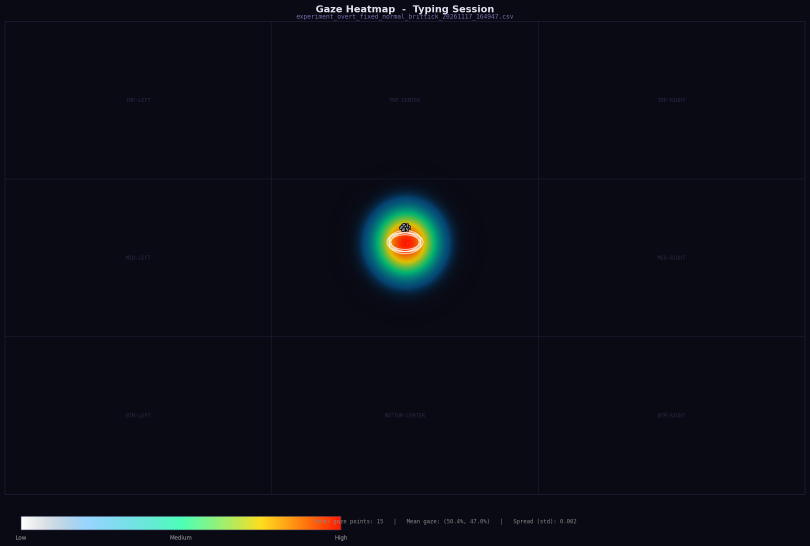
#> input picture heatmaps/experiment_overt_fixed_normal_brittick_20261117_164947_heatmap.png, 2430 x 1638 px (shown at 1/3 size)
$ python -i neo_ui.py   (imports and definitions only)
#> lines starting #> are read from the running program, lines starting #| are printed output that depends on the picture; after the words box and inside, x2 and y2 are one past the last pixel; in counts of white or black regions, pixels touching at a corner belong together
### theme.py
"""
theme.py  --  eye-comfort colour themes for the tkinter interface.

Only the *interface* windows (launcher, experiment, notepad, emergency,
keyboard accuracy) use this.  The OpenCV camera window is NOT affected.

HOW TO USE
    from theme import T
    bg = T("#FFFFFF")      # -> themed colour for the current mode

SWITCH  (change THEME_MODE below, nothing else needs editing)
    "pearl"   : NEW default.  Soft light palette - pearl / ice-blue surfaces with
                gentle pastel accents (periwinkle, lavender, mint, peach).
                Made for the neumorphic + glass look.
    "dusk"    : dark, warm, low-glare palette.  Best for LONG test sessions
                (no large bright surface, no pure white, no blue light).
    "warm"    : the previous cream / sand light theme.
    "classic" : the original cool white colours.
"""

THEME_MODE = "pearl"           # "pearl" | "dusk" | "warm" | "classic"
WARM_THEME = THEME_MODE != "classic"   # kept for backward compatibility

# ----------------------------------------------------------------------------
#  DUSK  -  dark warm palette (text/background contrast about 9:1, never 21:1)
# ----------------------------------------------------------------------------
_DUSK = {
    # surfaces
    "#FFFFFF": "#26211B",   # surface / experiment background
    "#F8FAFC": "#1E1A15",   # page background
    "#F5F6F8": "#1E1A15",   # launcher / keyboard background
    "#F1F5F9": "#2B251E",
    "#EFEFEF": "#3A3228",   # button hover
    "#E5E7EB": "#3A3228",   # separators / bars
    "#E2E8F0": "#4A4034",   # borders
    "#DDE1E7": "#4A4034",
    "#CBD5E1": "#5A4E40",
    "#BFDBFE": "#5C4630",   # selection highlight
    # text
    "#1A1D23": "#E9DDC6",   # main text -> soft cream (not pure white)
    "#0F172A": "#E9DDC6",
    "#475569": "#B7A88E",
    "#6B7280": "#A89A82",   # muted text
    "#64748B": "#A89A82",
    "#000000": "#E9DDC6",   # fixation cross
    # key / button fills (previously dark slate / navy)
    "#334155": "#4A4034",   # control keys
    "#1E3A8A": "#5A4630",   # numpad keys
    # accents (lighter so they read on a dark background)
    "#2563EB": "#E0A458",   # blue accent   -> amber
    "#3B82F6": "#E8B675",
    "#1D4ED8": "#C98A3D",
    "#7C3AED": "#C79AB8",   # purple        -> dusty mauve
    "#16A34A": "#9DBF7A",   # green         -> sage
    "#15803D": "#85A866",
    "#D97706": "#E0A458",   # amber
    "#EA580C": "#E0905A",
    "#C2410C": "#C97A45",
    "#DC2626": "#E8806A",   # danger        -> soft coral
    "#B91C1C": "#D4705C",
}

# ----------------------------------------------------------------------------
#  PEARL  -  soft light palette (cool pearl surfaces, pastel accents)
#  Surfaces are kept slightly off-white so neumorphic highlights/shadows show.
# ----------------------------------------------------------------------------
_PEARL = {
    # surfaces
    "#FFFFFF": "#F2F5FB",   # surface / experiment background
    "#F8FAFC": "#E8ECF5",   # page background
    "#F5F6F8": "#E6EAF3",   # launcher / keyboard background
    "#F1F5F9": "#DFE5F1",
    "#EFEFEF": "#D9E0EE",   # button hover
    "#E5E7EB": "#D3DBEA",   # separators / bars
    "#E2E8F0": "#C9D2E4",   # borders
    "#DDE1E7": "#C9D2E4",
    "#CBD5E1": "#B8C4DB",
    "#BFDBFE": "#C6D7F8",   # selection highlight
    # text
    "#1A1D23": "#283152",   # main text -> deep indigo-slate (soft, not black)
    "#0F172A": "#283152",
    "#475569": "#59647F",
    "#6B7280": "#6C7692",   # muted text
    "#64748B": "#7882A0",
    "#000000": "#232A48",   # fixation cross
    # key / button fills
    "#334155": "#5F6F9A",   # control keys (white text on top)
    "#1E3A8A": "#5262A8",   # numpad keys
    # accents (pastel, but dark enough to read as text on the light surface)
    "#2563EB": "#4A63D8",   # blue accent   -> periwinkle blue
    "#3B82F6": "#6D8CF0",
    "#1D4ED8": "#3A4DB5",
    "#7C3AED": "#8D70DA",   # purple        -> soft lavender
    "#16A34A": "#3FA58A",   # green         -> mint teal
    "#15803D": "#2E8870",
    "#D97706": "#E39C45",   # amber         -> warm honey
    "#EA580C": "#E87F52",   # orange        -> peach
    "#C2410C": "#C9653A",
    "#DC2626": "#E15A6E",   # danger        -> rose
    "#B91C1C": "#C9475C",
}

# ----------------------------------------------------------------------------
#  WARM  -  previous light cream theme
# ----------------------------------------------------------------------------
_WARM = {
    "#FFFFFF": "#FBF3E4", "#F8FAFC": "#F3E9D6", "#F5F6F8": "#F3E9D6",
    "#F1F5F9": "#EFE4CE", "#EFEFEF": "#EADFC8", "#E5E7EB": "#E0D3BA",
    "#E2E8F0": "#D6C7A8", "#DDE1E7": "#D6C7A8", "#CBD5E1": "#CDBE9F",
    "#BFDBFE": "#EBD3A8",
    "#1A1D23": "#3B2F24", "#0F172A": "#3B2F24", "#334155": "#4A3C2E",
    "#475569": "#6E5E49", "#6B7280": "#7A6A55", "#64748B": "#85755F",
    "#000000": "#2B2118",
    "#2563EB": "#A5602F", "#3B82F6": "#C07A45", "#1D4ED8": "#7F4624",
    "#1E3A8A": "#5C3A21", "#7C3AED": "#8E5A7A", "#16A34A": "#5E8C3A",
    "#15803D": "#4F7A2F", "#D97706": "#C98A2B", "#EA580C": "#C96A2B",
    "#C2410C": "#A8541F", "#DC2626": "#C8402A", "#B91C1C": "#A63A26",
}

# Light text drawn ON a strong coloured key (control / numpad keys).
# Use  TXT_LIGHT  instead of T("#F8FAFC") for those, so it stays readable.
TXT_LIGHT = {"dusk": "#F1E6D0", "pearl": "#FFFFFF"}.get(THEME_MODE, "#F8FAFC")

_MAP = {"dusk": _DUSK, "pearl": _PEARL}.get(THEME_MODE, _WARM)


# [22 lines left out: function _auto_warm, not called in this run]


def T(hex_color):
    """Return the themed version of a hex colour (or the original in 'classic')."""
    if THEME_MODE == "classic":
        return hex_color
    key = hex_color.upper()
    return _MAP.get(key) or _auto_warm(hex_color)

### neo_ui.py
"""
neo_ui.py  --  shared Neumorphism + Glassmorphism widget kit for the tkinter UI.

Tkinter has no blur, no soft shadows and no transparency, so every "soft"
surface here is rendered with Pillow (two offset blurred shadows for the
neumorphic look, a blurred + tinted + bordered crop of the backdrop for the
glass look) and shown as an image on a Canvas.  Colours are derived from
theme.py, so THEME_MODE ("pearl" | "dusk" | "warm" | "classic") still works.

WHAT'S IN HERE
    Backdrop        soft gradient + colour blobs; glass widgets sample it
    NeuButton       drop-in replacement for tk.Button (raised / pressed)
    NeuText/NeuEntry  tk.Text / tk.Entry sitting in an inset neumorphic well
    NeuScrollbar    slim scrollbar that matches
    GlassPanel      frosted container with a `.body` frame for children
    GlassCard       big clickable glass tile (title + description)
    NeoKeyboard     the on-screen keyboard (see CLEAR_ALL notes below)

SAFER "CLEAR ALL"
    The old keyboard had a "Delete" key (wipes the whole text) right beside
    Space and the arrow keys, so a mis-click erased the paragraph.  It now:
      1. lives alone in the top-right corner, away from every typing key, and
      2. needs a second tap within CONFIRM_WINDOW_MS to actually clear
         (set CONFIRM_CLEAR_ALL = False for the old one-tap behaviour).
"""
import tkinter as tk
from tkinter import font as tkfont
import weakref

import numpy as np
from PIL import Image, ImageDraw, ImageFilter, ImageChops, ImageTk

from theme import T, THEME_MODE

# ─────────────────────────────────────────────────────────────────────────────
#  SETTINGS
# ─────────────────────────────────────────────────────────────────────────────
CONFIRM_CLEAR_ALL  = True     # True: "Clear all" needs a 2nd tap.  False: one tap.
CONFIRM_WINDOW_MS  = 3000     # how long the 2nd tap stays valid

IS_DARK = THEME_MODE == "dusk"

# ─────────────────────────────────────────────────────────────────────────────
#  PALETTE  (all derived from theme.T so the three theme modes keep working)
# ─────────────────────────────────────────────────────────────────────────────
BG      = T("#F5F6F8")     # page
SURFACE = T("#FFFFFF")     # raised surface
TEXT    = T("#1A1D23")
MUTED   = T("#6B7280")
#> further down, picture is the input picture: PIL image 2430x1638 RGBA; mean R, G, B, A 12.9, 14.3, 23.3, 255
ACCENT  = T("#2563EB")
GREEN   = T("#16A34A")
AMBER   = T("#D97706")
PURPLE  = T("#7C3AED")
DANGER  = T("#DC2626")
BORDER  = T("#DDE1E7")

# Colour blobs behind the glass  (x, y, radius, colour, strength)
BLOBS = [
    (0.12, 0.18, 0.46, ACCENT, 0.40),
    (0.88, 0.22, 0.42, PURPLE, 0.34),
    (0.62, 0.95, 0.50, GREEN,  0.28),
    (0.30, 0.80, 0.34, AMBER,  0.18),
]


# ─────────────────────────────────────────────────────────────────────────────
#  COLOUR HELPERS
# ─────────────────────────────────────────────────────────────────────────────
_NAMED = {"white": (255, 255, 255), "black": (0, 0, 0)}


def rgb(h):
    if isinstance(h, (tuple, list)):
        return tuple(int(v) for v in h[:3])
    if h.lower() in _NAMED:
        return _NAMED[h.lower()]
    h = h.lstrip("#")
    return tuple(int(h[i:i + 2], 16) for i in (0, 2, 4))


def hexc(c):
    return "#%02X%02X%02X" % tuple(max(0, min(255, int(round(v)))) for v in rgb(c))


def mix(a, b, t):
    a, b = rgb(a), rgb(b)
    return tuple(a[i] + (b[i] - a[i]) * t for i in range(3))


def lighten(c, t):
    return mix(c, (255, 255, 255), t)


def darken(c, t):
    return mix(c, (0, 0, 0), t)


# [5 lines left out: function _shadow_pair, not called in this run]


_DARK_A  = 0.95 if IS_DARK else 0.85
_LIGHT_A = 0.95 if IS_DARK else 1.00


# ─────────────────────────────────────────────────────────────────────────────
#  IMAGE RENDERING
# ─────────────────────────────────────────────────────────────────────────────
_IMG_CACHE = {}


# [8 lines left out: function _cached, not called in this run]


def _rr_mask(size, box, r):
    m = Image.new("L", size, 0)
    ImageDraw.Draw(m).rounded_rectangle(box, max(1, int(r)), fill=255)
    return m


# [69 lines left out: functions _grad, render_neu, not called in this run]


def render_glass(bg_img, r=22, pad=14, tint=(255, 255, 255), tint_a=None,
                 blur=16, border=None, accent=None, accent_a=0.0,
                 shadow=None, sheen=None, grain=2):
    """Frosted glass panel drawn onto a crop of the backdrop (same size as bg_img).
    `pad` is the margin kept free for the soft drop shadow."""
#> called with r = 22, pad = 14, tint = (255, 255, 255), blur = 16, accent_a = 0, grain = 2
    tint_a = tint_a if tint_a is not None else (0.075 if IS_DARK else 0.38)
    border = border if border is not None else (0.34 if IS_DARK else 0.85)
    shadow = shadow if shadow is not None else (0.55 if IS_DARK else 0.22)
    sheen = sheen if sheen is not None else (0.10 if IS_DARK else 0.35)
    orig = bg_img.convert("RGB")
    W, H = orig.size
    box = (pad, pad, W - pad - 1, H - pad - 1)
    el = _rr_mask((W, H), box, min(r, (box[2] - box[0]) // 2, (box[3] - box[1]) // 2))
#> in _rr_mask, `ImageDraw.Draw(m).rounded_rectangle(box, max(1, int(r)), fill=255)`:
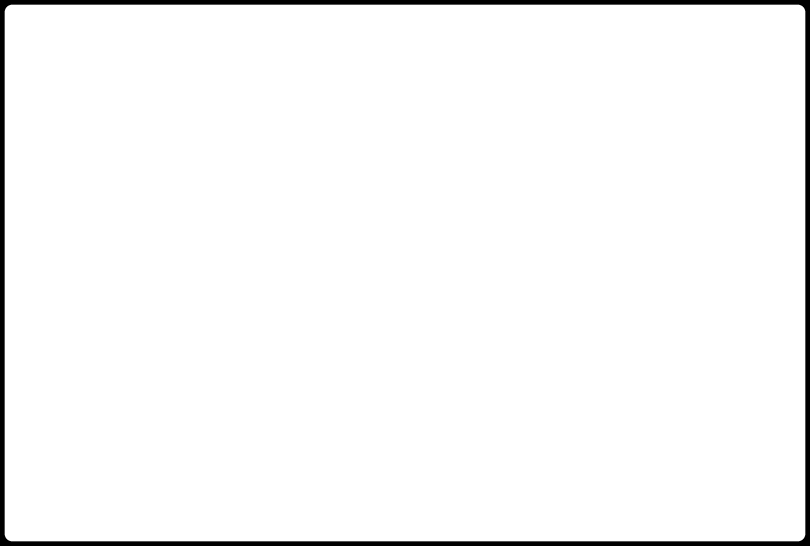
#> m: PIL image 2430x1638 L (shown at 1/3 size); 97.1% white; 1 black region, box (x1, y1, x2, y2) and area: (0, 0, 2430, 1638) 113564
    out = orig.copy()
    # soft drop shadow (outside only)
    sh = ImageChops.offset(el, 0, int(pad * 0.45)).filter(ImageFilter.GaussianBlur(max(2, pad * 0.5)))
    sh = ImageChops.multiply(sh, ImageChops.invert(el))
    out = Image.composite(Image.new("RGB", (W, H), (0, 0, 0)), out, sh.point(lambda v: int(v * shadow)))
    # frosted body
    glass = orig.filter(ImageFilter.GaussianBlur(blur))
    glass = Image.blend(glass, Image.new("RGB", (W, H), rgb(tint)), tint_a)
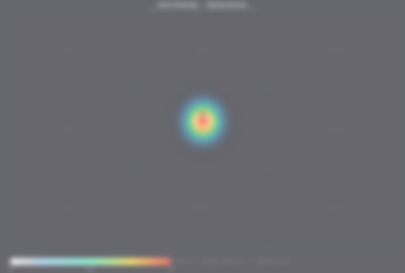
#> glass: PIL image 2430x1638 RGB (shown at 1/6 size); mean R, G, B 104.7, 105.6, 111
    ga = np.asarray(glass).astype(np.float32)
    ys, xs = np.mgrid[0:H, 0:W]
    t = ((xs - pad) / max(1, W - 2 * pad) + (ys - pad) / max(1, H - 2 * pad)) / 2.0
    s = np.clip(1.0 - t * 1.6, 0, 1) * sheen
    ga = ga * (1 - s[..., None]) + 255.0 * s[..., None]
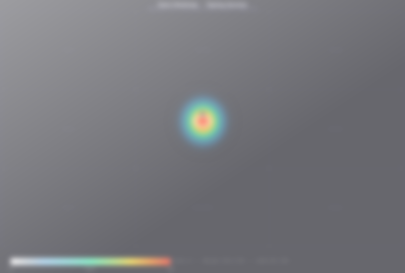
#> ga: shape (1638, 2430, 3) float64 (shown at 1/6 size); mean R, G, B 118.3, 119.1, 124
    if accent is not None and accent_a > 0:
        al = np.clip(1.0 - t * 1.4, 0, 1) * accent_a
        ga = ga * (1 - al[..., None]) + np.array(rgb(accent), np.float32)[None, None, :] * al[..., None]
    if grain:
        rng = np.random.default_rng(3)
        ga = ga + rng.integers(-grain, grain + 1, (H, W, 1))
    glass = Image.fromarray(ga.clip(0, 255).astype("uint8"), "RGB")
    out.paste(glass, (0, 0), el)
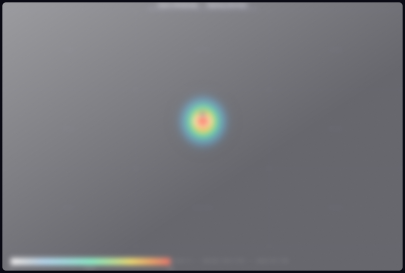
#> out: PIL image 2430x1638 RGB (shown at 1/6 size); mean R, G, B 114.8, 115.6, 120.6
    # gradient border (bright top-left, dim bottom-right)
    bw = 2
    inner = _rr_mask((W, H), (box[0] + bw, box[1] + bw, box[2] - bw, box[3] - bw),
                     max(1, min(r, (box[2] - box[0]) // 2) - bw))
#> call 2 of _rr_mask, with size = (2430, 1638), box = (16, 16, 2413, 1621), r = 20
#> in _rr_mask (call 2), `ImageDraw.Draw(m).rounded_rectangle(box, max(1, int(r)), fill=255)`:
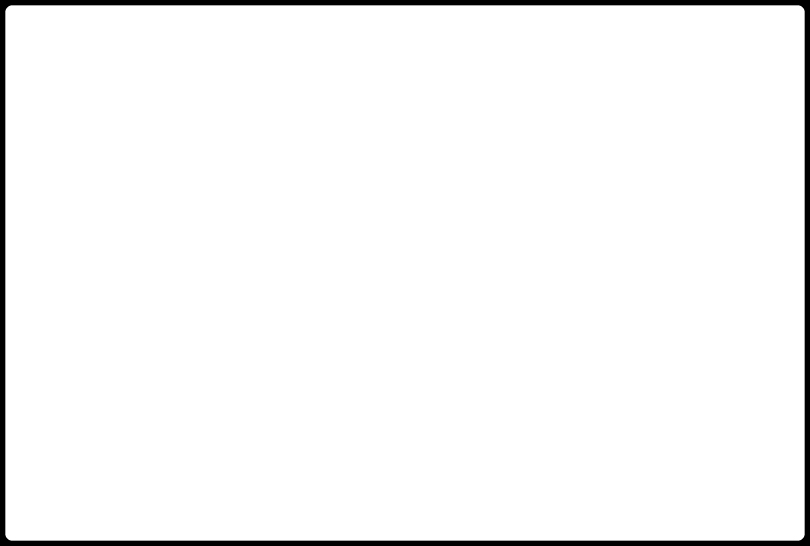
#> m: PIL image 2430x1638 L (shown at 1/3 size); 96.7% white; 1 black region, box (x1, y1, x2, y2) and area: (0, 0, 2430, 1638) 129520
    ring = ImageChops.subtract(el, inner)
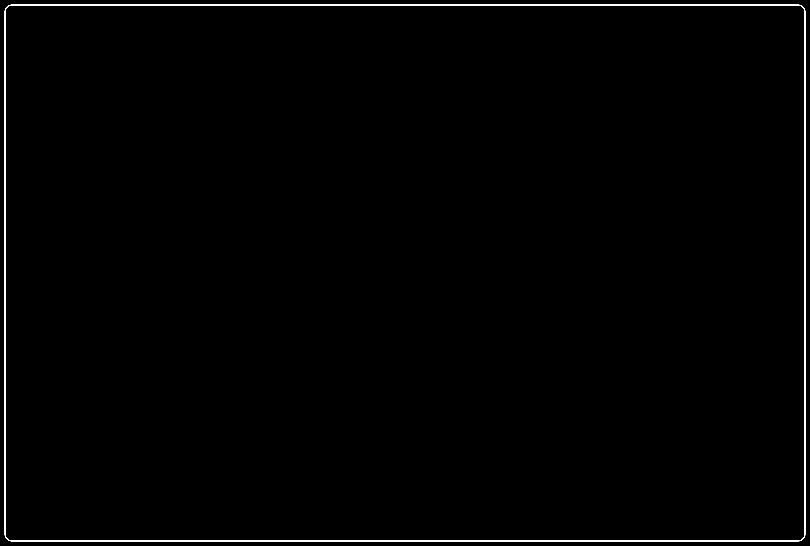
#> ring: PIL image 2430x1638 L (shown at 1/3 size); 0.4% white in thin lines or dots
    gl = np.clip(1.0 - t * 0.75, 0.25, 1.0) * border
    ring_a = (np.asarray(ring).astype(np.float32) * gl).clip(0, 255).astype("uint8")
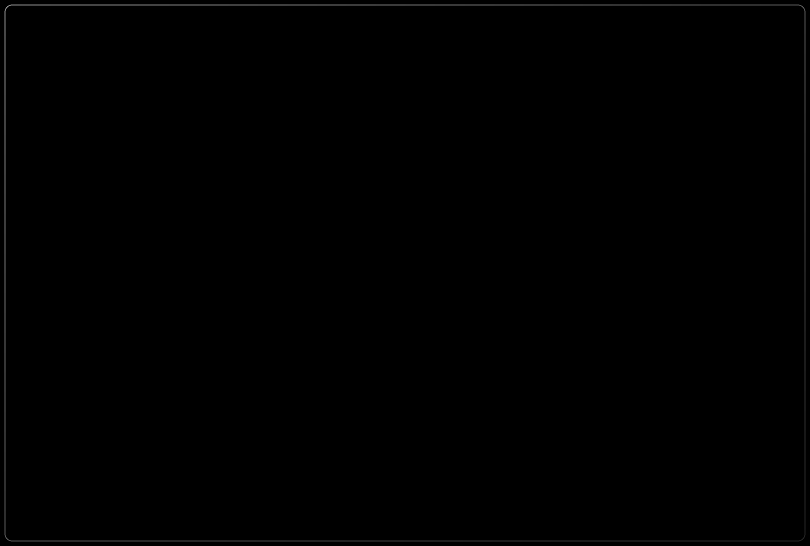
#> ring_a: shape (1638, 2430) (shown at 1/3 size); min 0, max 216, mean 0.5
    bc = rgb(accent) if (accent is not None and accent_a > 0.12) else (255, 255, 255)
    out = Image.composite(Image.new("RGB", (W, H), bc), out, Image.fromarray(ring_a, "L"))
    return out


# [50 lines left out: functions make_backdrop_image, draw_orb, not called in this run]


# ─────────────────────────────────────────────────────────────────────────────
#  BACKDROP  (lives on a Canvas; glass children crop from it)
# ─────────────────────────────────────────────────────────────────────────────
class Backdrop:
    # [84 lines left out: functions __init__, pil, set_strength, draw, crop, draw_glass and 1 more, not called in this run]

    def register(self, widget):
        self._children.add(widget)

    # -- events --------------------------------------------------------------
    # [41 lines left out: functions _on_cfg, _refresh, find_backdrop, _bg_of, not called in this run]


# ─────────────────────────────────────────────────────────────────────────────
#  NeuButton  -- drop-in for tk.Button
# ─────────────────────────────────────────────────────────────────────────────
class NeuButton(tk.Canvas):
    """variant: None (auto) | 'raised' | 'accent' | 'danger' | 'ghost'.
    If `bg` differs from the parent's colour it is used as the face colour."""

    # [75 lines left out: functions __init__, configure, not called in this run]

    config = configure

    # [5 lines left out: function cget, not called in this run]

    __getitem__ = cget

    def invoke(self):
        if self._state != "disabled" and self._cmd:
            return self._cmd()

    def flash(self):
        self._down = True; self._render()
        self.after(120, lambda: (setattr(self, "_down", False), self._render()))

    # -- internals -------------------------------------------------------------
    # [89 lines left out: functions _set_text, _resolve, _resize_request, _schedule, _render, not called in this run]

    def _inside(self, e):
        return 0 <= e.x < self.winfo_width() and 0 <= e.y < self.winfo_height()

    def _on_enter(self, _e):
        self._hover = True; self._schedule()

    def _on_leave(self, _e):
        self._hover = self._down = False; self._schedule()

    # [11 lines left out: functions _on_press, _on_release, not called in this run]


# ─────────────────────────────────────────────────────────────────────────────
#  NeuWell / NeuText / NeuScrollbar
# ─────────────────────────────────────────────────────────────────────────────
class _NeuWell(tk.Canvas):
    """Inset neumorphic frame that hosts one child (used by NeuText)."""

    # [12 lines left out: function __init__, not called in this run]

    def set_error(self, on):
        self._err = bool(on)
        self._render()

    @property
    def fill_hex(self):
        return hexc(self.fill)

    # [30 lines left out: functions attach, _on_cfg, _render, not called in this run]


class _WellMixin:
    """pack()/grid()/place() address the surrounding well instead of the widget."""
    def pack(self, *a, **k):
        return self._well.pack(*a, **k)

    def grid(self, *a, **k):
        return self._well.grid(*a, **k)

    def place(self, *a, **k):
        return self._well.place(*a, **k)

    def pack_forget(self):
        return self._well.pack_forget()

    def grid_forget(self):
        return self._well.grid_forget()

    def place_forget(self):
        return self._well.place_forget()

    def set_error(self, on=True):
        """Outline the well in the danger colour (used for validation)."""
        self._well.set_error(on)


class NeuText(_WellMixin, tk.Text):
    """tk.Text inside an inset neumorphic well; drop-in for tk.Text."""

    # [20 lines left out: functions __init__, destroy, not called in this run]


class NeuEntry(_WellMixin, tk.Entry):
    """tk.Entry inside an inset neumorphic well; drop-in for tk.Entry."""

    # [20 lines left out: functions __init__, destroy, not called in this run]


class NeuScrollbar(tk.Canvas):
    """Slim scrollbar compatible with Text.yview / yscrollcommand."""

    # [17 lines left out: functions __init__, configure, not called in this run]

    config = configure

    def set(self, lo, hi):
        self._lo, self._hi = float(lo), float(hi)
        self._draw()

    # [26 lines left out: functions _draw, _press, _motion, not called in this run]

    def _move_to(self, f):
        if self._cmd:
            self._cmd("moveto", max(0.0, min(1.0, f)))


# ─────────────────────────────────────────────────────────────────────────────
#  GlassPanel  (flat container; `.body` holds the children)
# ─────────────────────────────────────────────────────────────────────────────
class GlassPanel(tk.Canvas):
    # [17 lines left out: function __init__, not called in this run]

    def _on_body(self, e):
        self.configure(width=e.width + 2 * (self._pd + 2), height=e.height + 2 * (self._pd + 2))

    # [26 lines left out: functions _on_cfg, _render, not called in this run]


# ─────────────────────────────────────────────────────────────────────────────
#  GlassCard  (clickable tile with a title + description)
# ─────────────────────────────────────────────────────────────────────────────
class GlassCard(tk.Canvas):
    # [91 lines left out: functions __init__, _release, _schedule, _render, not called in this run]


# ─────────────────────────────────────────────────────────────────────────────
#  NeoKeyboard  -- on-screen keyboard drawn on a single glass-backed canvas
# ─────────────────────────────────────────────────────────────────────────────
class NeoKeyboard(tk.Canvas):
    LAYOUTS = {
        "normal":  {"row1": list("QWERTYUIOP"), "row2": list("ASDFGHJKL"), "row3": list("ZXCVBNM")},
        "alpha":   {"row1": list("ABCDEFGHIJ"), "row2": list("KLMNOPQRS"), "row3": list("TUVWXYZ")},
        "cluster": {"row1": list("ETAOIFGYPB"), "row2": list("NSHRDVKJX"), "row3": list("LCUMWQZ")},
    }
    LAYOUT_NAMES = {"normal": "QWERTY", "alpha": "ALPHABETICAL", "cluster": "FREQUENCY"}
    CTRL = [("|◄", 1.0), ("◄", 1.0), ("⌫", 1.5), ("Space", 4.2), ("►", 1.0), ("►|", 1.0)]
    NUMPAD = [["1", "2", "3"], ["4", "5", "6"], ["7", "8", "9"], [".", "0", "?"]]
    CLEAR_ID = "Delete"          # action id (kept so existing logic/log files still match)
    UNDO_ID  = "Undo"            # header keys, just left of "Clear all"
    REDO_ID  = "Redo"

    # [31 lines left out: function __init__, not called in this run]

    # -- public API (same as the old OnScreenKeyboard) --------------------------
    def set_layout(self, layout):
        self._layout = layout if layout in self.LAYOUTS else "normal"
        self._relayout(force=True)

    # -- layout ---------------------------------------------------------------
    # [196 lines left out: functions _relayout, _build, _crop, _key_style, _key_photo, _font_for and 5 more, not called in this run]

    def _motion(self, e):
        k = self._hit(e.x, e.y)
        self._set_hover(k["id"] if k else None)

    # [153 lines left out: functions _bpress, _brelease, _activate, _unflash, _press, _group and 5 more, not called in this run]


# aliases so launcher.py / keyboardaccuracy.py can keep calling it OnScreenKeyboard
OnScreenKeyboard = NeoKeyboard

>>> from PIL import Image
>>> picture = Image.open('heatmaps/experiment_overt_fixed_normal_brittick_20261117_164947_heatmap.png')
>>> result = render_glass(picture)
